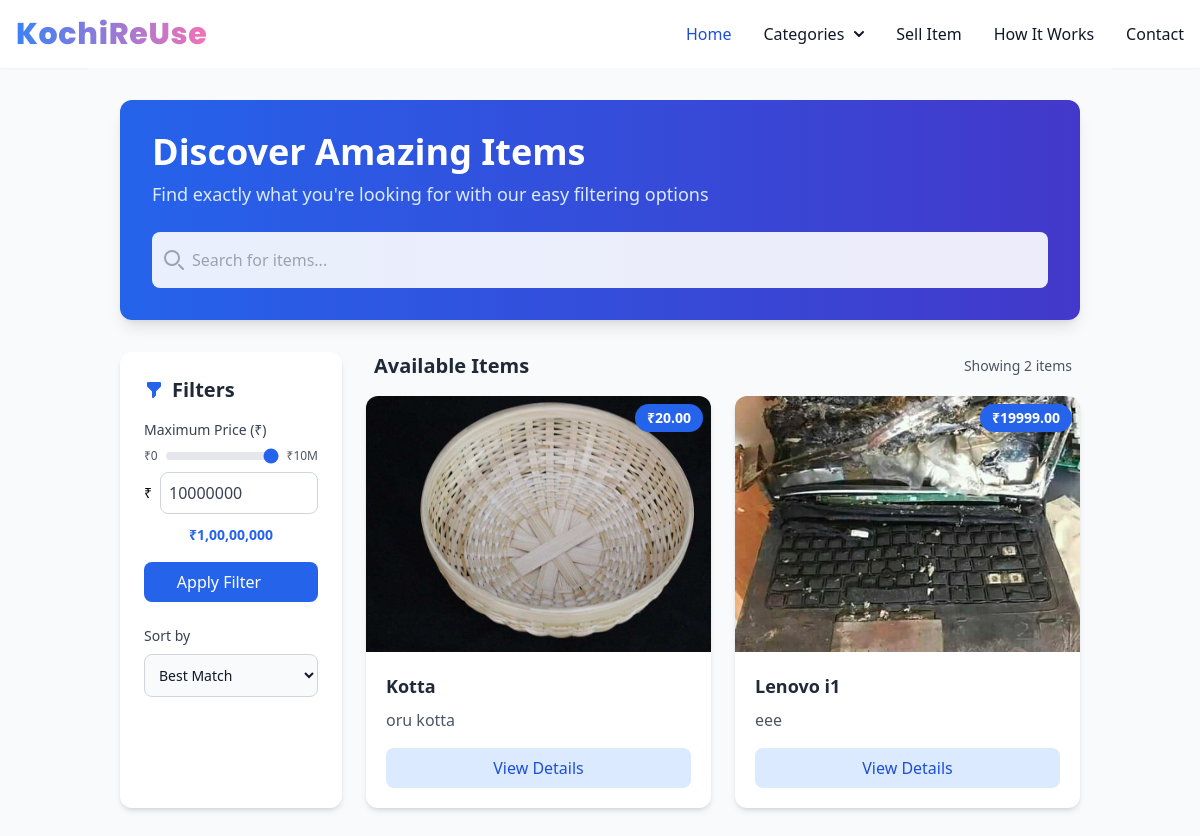
The page /all_listings/ on the database its author committed.
### home/models.py (models this page shows, shortened)
class Listing(models.Model):
    CATEGORY_CHOICES = [
        ('Mobile', 'Mobile'),
        ('Laptop', 'Laptop'),
        ('Vehicle', 'Vehicle'),
        ('Other', 'Other'),
    ]
    CONDITION_CHOICES = [
        ('new', 'New'),
        ('used', 'Used'),
        ('refurbished', 'Refurbished'),
    ]
    seller = models.ForeignKey(User, on_delete=models.CASCADE)
    title = models.CharField(max_length=200)
    description = models.TextField()
    price = models.DecimalField(max_digits=10, decimal_places=2)
    category = models.CharField(
        max_length=50, choices=Category.choices, default=Category.MOBILE
    )
    condition = models.CharField(
        max_length=50, choices=ItemCondition.choices, default=ItemCondition.USED
    )
    images = models.ImageField(upload_to='listings/%Y/%m/%d/', blank=True, null=True)
    additional_images = models.ManyToManyField(
        'ListingImage', related_name='additional_listings', blank=True
    )
    location = models.CharField(max_length=255)
    latitude = models.DecimalField(max_digits=9, decimal_places=6, null=True, blank=True)
    longitude = models.DecimalField(max_digits=9, decimal_places=6, null=True, blank=True)
    created_at = models.DateTimeField(auto_now_add=True)
    updated_at = models.DateTimeField(auto_now=True)
    is_available = models.BooleanField(default=True)
    year = models.IntegerField(null=True, blank=True)
    brand = models.CharField(max_length=100, blank=True, null=True)
    model = models.CharField(max_length=100, blank=True, null=True)
    contact_number = models.CharField(max_length=15, null=True, blank=True)
    shipping_available = models.BooleanField(default=False)
    negotiable = models.BooleanField(default=False)
    other_details = models.JSONField(default=dict, blank=True, null=True)

### home/views.py (the view)
# urls.py: path('all_listings/', views.all_listings, name='all_listings'),
def all_listings(request):
    query = request.GET.get('query', '')
    category = request.GET.get('category', '')
    listings = Listing.objects.filter(is_available=True)
    if query:
        listings = listings.filter(title__icontains=query)  # Filter by search query
    if category:
        listings = listings.filter(category=category)  # Filter by category
    for listing in listings:
        if not listing.images:
            additional_image = ListingImage.objects.filter(listing=listing).first()
            listing.primary_image = additional_image.image.url if additional_image else None
        else:
            listing.primary_image = listing.images.url
    return render(request, 'partials/listings_partial.html', {'listings': listings})

### templates/partials/listings_partial.html (shortened to what this page needs)
{% extends 'base.html' %}
{% block content %}
<div class="container mx-auto p-4 md:p-6 lg:p-8 bg-gray-50 min-h-screen">
    <div class="bg-gradient-to-r from-blue-600 to-indigo-700 rounded-xl mb-8 p-6 md:p-8 shadow-lg">
        <h1 class="text-3xl md:text-4xl font-bold text-white mb-2">Discover Amazing Items</h1>
        <p class="text-blue-100 text-lg mb-6">Find exactly what you're looking for with our easy filtering options</p>
        <div class="relative">
            <div class="absolute inset-y-0 left-0 flex items-center pl-3 pointer-events-none">
            </div>
            <input
                type="text"
                id="search"
                name="query"
                placeholder="Search for items..."
                class="w-full p-4 pl-10 rounded-lg bg-white/90 border-0 focus:ring-2 focus:ring-blue-400 text-gray-800"
                hx-get="/search_listings/"
                hx-trigger="keyup changed delay:500ms"
                hx-target="#listings-grid"
                hx-indicator="#search-indicator">
        </div>
    </div>
    <div class="grid grid-cols-1 lg:grid-cols-4 gap-6">
        <div class="lg:col-span-1 bg-white p-6 rounded-xl shadow-md">
            <h2 class="text-xl font-bold text-gray-800 mb-4 flex items-center">
                <svg class="w-5 h-5 mr-2 text-blue-600" fill="currentColor" viewBox="0 0 20 20" xmlns="http://www.w3.org/2000/svg">
                    <path fill-rule="evenodd" d="M3 3a1 1 0 011-1h12a1 1 0 011 1v3a1 1 0 01-.293.707L12 11.414V15a1 1 0 01-.293.707l-2 2A1 1 0 018 17v-5.586L3.293 6.707A1 1 0 013 6V3z" clip-rule="evenodd"></path>
                </svg>
                Filters
            </h2>
            <div class="mb-6">
                <label for="max-price" class="block mb-2 text-sm font-medium text-gray-700">Maximum Price (₹)</label>
                <div class="flex flex-col space-y-2">
                    <div class="flex items-center space-x-2">
                        <span class="text-xs text-gray-600">₹0</span>
                        <input
                            type="range"
                            id="max-price"
                            name="max_price"
                            min="0"
                            max="10000000"
                            value="10000000"
                            class="w-full h-2 bg-gray-200 rounded-lg appearance-none cursor-pointer accent-blue-600"
                            oninput="updateMaxPriceLabel(this.value)">
                        <span class="text-xs text-gray-600">₹10M</span>
                    </div>
                    <div class="flex items-center space-x-2">
                        <span class="text-sm font-medium">₹</span>
                        <input
                            type="number"
                            id="max-price-input"
                            value="10000000"
                            class="block w-full p-2 text-gray-700 border border-gray-300 rounded-lg focus:ring-blue-500 focus:border-blue-500"
                            oninput="updateMaxPriceFromInput(this.value)">
                    </div>
                    <div class="text-center">
                        <span id="max-price-label" class="text-sm font-semibold text-blue-600">₹10,000,000</span>
                    </div>
                </div>
                <button
                    class="mt-4 w-full flex items-center justify-center px-4 py-2 bg-blue-600 text-white rounded-lg hover:bg-blue-700 transition duration-300 focus:outline-none focus:ring-2 focus:ring-blue-300"
                    hx-get="/filter_listings/"
                    hx-include="[name='max_price']"
                    hx-target="#listings-grid"
                    hx-indicator="#filter-indicator">
                    <span>Apply Filter</span>
                </button>
            </div>
            <div class="mb-4">
                <label for="sort-options" class="block mb-2 text-sm font-medium text-gray-700">Sort by</label>
                <select
                    id="sort-options"
                    name="order"
                    class="bg-gray-50 border border-gray-300 text-gray-900 text-sm rounded-lg focus:ring-blue-500 focus:border-blue-500 block w-full p-2.5"
                    hx-get="/sort_listings/"
                    hx-target="#listings-grid"
                    hx-trigger="change"
                    hx-indicator="#sort-indicator">
                    <option value="">Best Match</option>
                </select>
            </div>
        </div>
        <div class="lg:col-span-3">
            <div class="flex justify-between items-center mb-4 px-2">
                <h2 class="text-xl font-bold text-gray-800">Available Items</h2>
                <p class="text-sm text-gray-600">Showing <span id="item-count">{{ listings|length }}</span> items</p>
            </div>
            <div id="listings-grid">
                {% include 'partials/listings_grid.html' %}
            </div>
        </div>
    </div>
</div>
{% endblock %}

### templates/partials/listings_grid.html (shortened to what this page needs)
<div class="grid grid-cols-1 sm:grid-cols-2 xl:grid-cols-3 gap-6">
    {% for listing in listings %}
    <div class="bg-white rounded-xl overflow-hidden shadow-md hover:shadow-lg transition duration-300 flex flex-col h-full">
        <div class="relative">
            <img
                src="{{ listing.primary_image }}"
                alt="{{ listing.title }}"
                class="w-full h-64 object-cover"
                onerror="this.onerror=null; this.src='https://placehold.co/600x400?text=No+Image';">
            <div class="absolute top-0 right-0 m-2 bg-blue-600 text-white text-sm font-bold px-3 py-1 rounded-full">
                ₹{{ listing.price }}
            </div>
        </div>
        <div class="p-5 flex flex-col flex-grow">
            <h3 class="text-lg font-bold text-gray-800 mb-2 line-clamp-2">{{ listing.title }}</h3>
            <p class="text-gray-600 mb-4 line-clamp-3">{{ listing.description }}</p>
            <div class="mt-auto">
                <a
                    href="{% url 'listing_detail' listing.id %}"
                    class="block w-full text-center px-4 py-2 bg-blue-100 text-blue-700 font-medium rounded-lg hover:bg-blue-200 transition duration-300">
                    View Details
                </a>
            </div>
        </div>
    </div>
    {% endfor %}
</div>

### rows shown on the page
Listing: shows a picture, price "20.00", title "Kotta", description "oru kotta"
Listing: shows a picture, price "19999.00", title "Lenovo i1", description "eee"

### other values the page prints
{{ listings|length }} "2"
